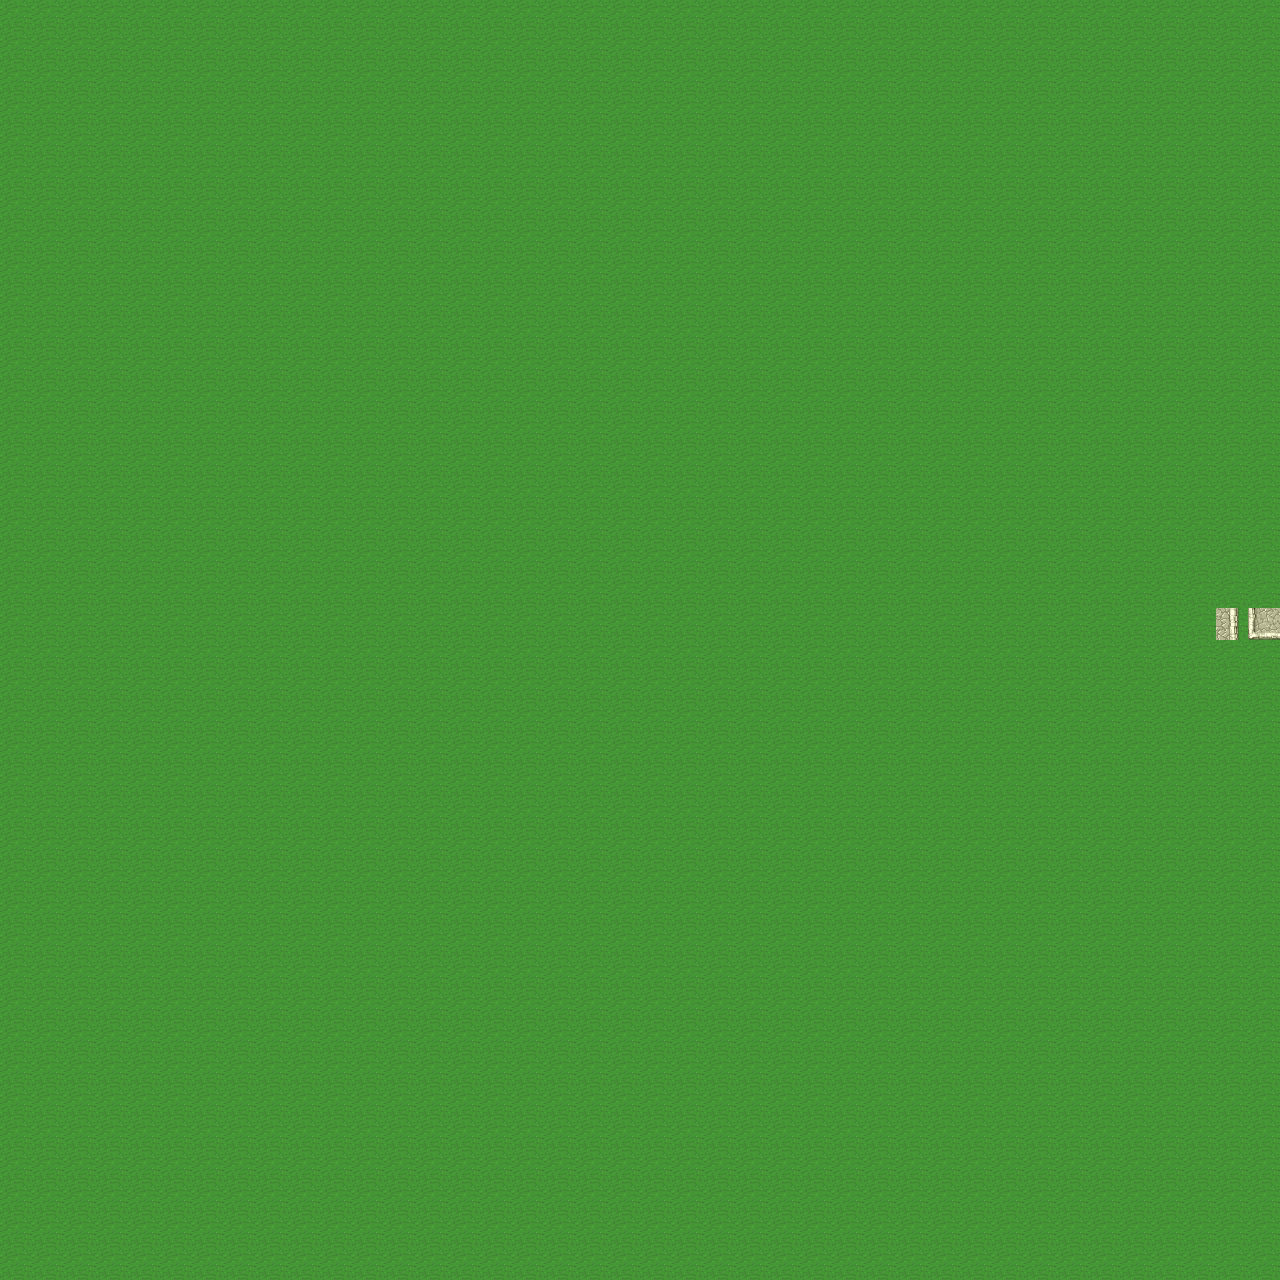

Tiled map render using the project's own tile images. Description and the map definition, with tile-layer contents summarised, below:
An orthogonal 40x40 tile map with 32x32 px tiles, 1 tile layer (Ground).

<map version="1.0" orientation="orthogonal" width="40" height="40" tilewidth="32" tileheight="32">
 <tileset firstgid="1" source="desert.tsx" />
 <layer name="Ground" width="40" height="40">
  <data>[1600 cells, 1600 non-empty, 12 distinct tile ids]</data>
 </layer>
</map>
